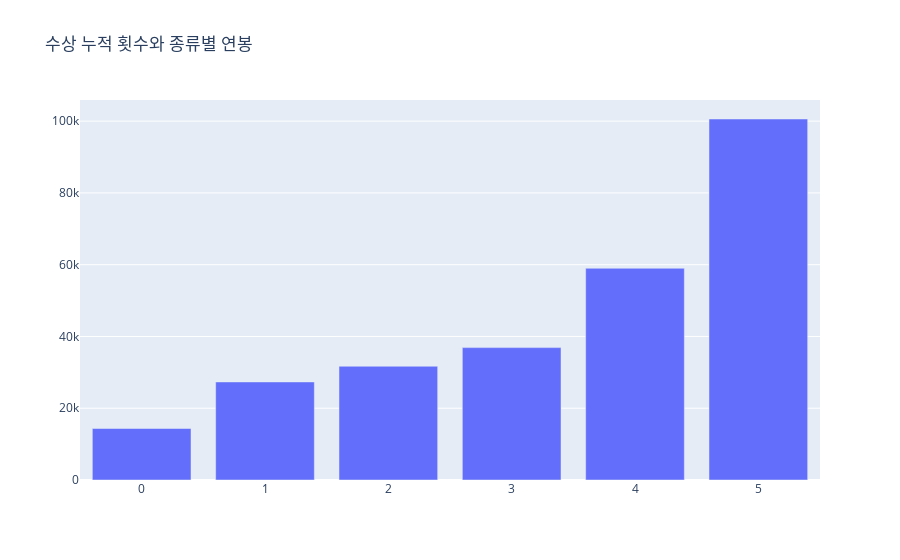

Notebook code cell kept with this figure:
### Code cell
prize()

### Figure 1 — Plotly figure (JSON) as saved in the notebook; plotly's stock layout.template omitted (floating-point values rounded to 4 significant figures)
{"data": [{"name": "수상 누적 횟수별 연봉", "type": "bar", "x": [0, 1, 2, 3, 4, 5], "y": [14350.0, 27320.0, 31700, 36890.0, 59000, 100600]}], "layout": {"title": {"text": "수상 누적 횟수와 종류별 연봉"}}}
